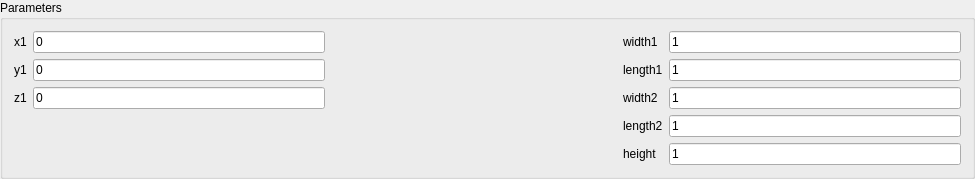
<?xml version="1.0" encoding="UTF-8"?>
<ui version="4.0">
 <class>FlareWidget</class>
 <widget class="QWidget" name="FlareWidget">
  <property name="geometry">
   <rect>
    <x>0</x>
    <y>0</y>
    <width>975</width>
    <height>156</height>
   </rect>
  </property>
  <property name="windowTitle">
   <string>FlareWidget</string>
  </property>
  <layout class="QVBoxLayout" name="verticalLayout">
   <property name="spacing">
    <number>0</number>
   </property>
   <property name="leftMargin">
    <number>0</number>
   </property>
   <property name="topMargin">
    <number>0</number>
   </property>
   <property name="rightMargin">
    <number>0</number>
   </property>
   <property name="bottomMargin">
    <number>0</number>
   </property>
   <item>
    <widget class="QGroupBox" name="groupBox">
     <property name="title">
      <string>Parameters</string>
     </property>
     <layout class="QGridLayout" name="gridLayout">
      <item row="1" column="4">
       <widget class="QLineEdit" name="lineEdit_y2">
        <property name="text">
         <string>1</string>
        </property>
       </widget>
      </item>
      <item row="2" column="1">
       <widget class="QLineEdit" name="lineEdit_z1">
        <property name="text">
         <string>0</string>
        </property>
       </widget>
      </item>
      <item row="1" column="0">
       <widget class="QLabel" name="label_3">
        <property name="text">
         <string>y1</string>
        </property>
       </widget>
      </item>
      <item row="0" column="3">
       <widget class="QLabel" name="label_6">
        <property name="text">
         <string>width1</string>
        </property>
       </widget>
      </item>
      <item row="0" column="2">
       <spacer name="horizontalSpacer_2">
        <property name="orientation">
         <enum>Qt::Horizontal</enum>
        </property>
        <property name="sizeHint" stdset="0">
         <size>
          <width>40</width>
          <height>20</height>
         </size>
        </property>
       </spacer>
      </item>
      <item row="2" column="3">
       <widget class="QLabel" name="label_5">
        <property name="text">
         <string>width2</string>
        </property>
       </widget>
      </item>
      <item row="1" column="1">
       <widget class="QLineEdit" name="lineEdit_y1">
        <property name="text">
         <string>0</string>
        </property>
       </widget>
      </item>
      <item row="0" column="1">
       <widget class="QLineEdit" name="lineEdit_x1">
        <property name="text">
         <string>0</string>
        </property>
       </widget>
      </item>
      <item row="0" column="4">
       <widget class="QLineEdit" name="lineEdit_x2">
        <property name="text">
         <string>1</string>
        </property>
       </widget>
      </item>
      <item row="0" column="0">
       <widget class="QLabel" name="label_2">
        <property name="text">
         <string>x1</string>
        </property>
       </widget>
      </item>
      <item row="2" column="4">
       <widget class="QLineEdit" name="lineEdit_z2">
        <property name="text">
         <string>1</string>
        </property>
       </widget>
      </item>
      <item row="3" column="4">
       <widget class="QLineEdit" name="lineEdit_length2">
        <property name="text">
         <string>1</string>
        </property>
       </widget>
      </item>
      <item row="1" column="3">
       <widget class="QLabel" name="label_7">
        <property name="text">
         <string>length1</string>
        </property>
       </widget>
      </item>
      <item row="2" column="0">
       <widget class="QLabel" name="label_4">
        <property name="text">
         <string>z1</string>
        </property>
       </widget>
      </item>
      <item row="4" column="4">
       <widget class="QLineEdit" name="lineEdit_height">
        <property name="text">
         <string>1</string>
        </property>
       </widget>
      </item>
      <item row="3" column="3">
       <widget class="QLabel" name="label">
        <property name="text">
         <string>length2</string>
        </property>
       </widget>
      </item>
      <item row="4" column="3">
       <widget class="QLabel" name="label_8">
        <property name="text">
         <string>height</string>
        </property>
       </widget>
      </item>
     </layout>
    </widget>
   </item>
  </layout>
 </widget>
 <layoutdefault spacing="6" margin="11"/>
 <resources/>
 <connections/>
</ui>
